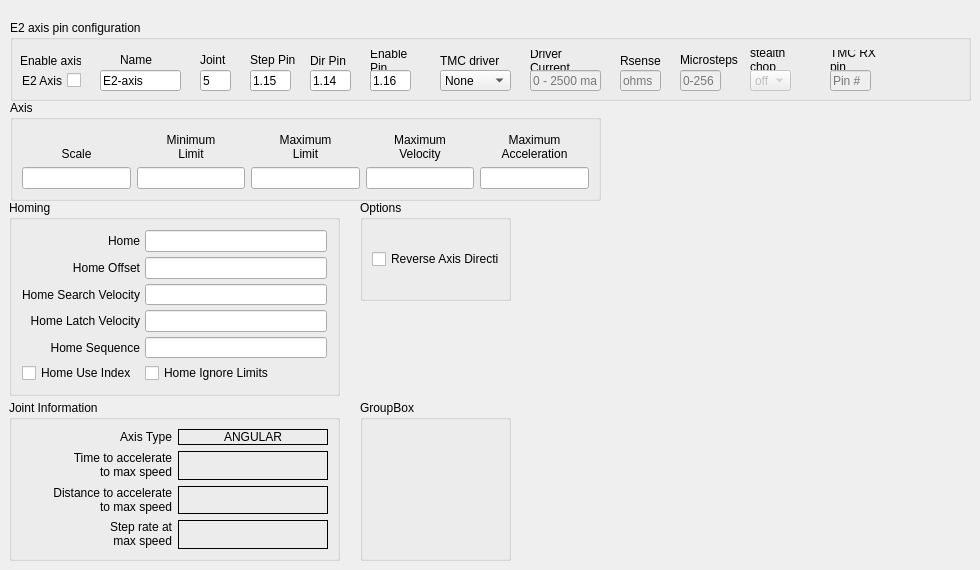
        <widget class="QWidget" name="tab_16">
         <attribute name="title">
          <string>E2 Axis</string>
         </attribute>
         <widget class="QGroupBox" name="groupBox_8">
          <property name="geometry">
           <rect>
            <x>9</x>
            <y>200</y>
            <width>331</width>
            <height>196</height>
           </rect>
          </property>
          <property name="styleSheet">
           <string notr="true"/>
          </property>
          <property name="title">
           <string>Homing</string>
          </property>
          <layout class="QGridLayout" name="gridLayout_15">
           <property name="leftMargin">
            <number>10</number>
           </property>
           <property name="topMargin">
            <number>10</number>
           </property>
           <property name="rightMargin">
            <number>10</number>
           </property>
           <property name="bottomMargin">
            <number>10</number>
           </property>
           <property name="spacing">
            <number>5</number>
           </property>
           <item row="0" column="0">
            <widget class="QLabel" name="label_137">
             <property name="text">
              <string>Home</string>
             </property>
             <property name="alignment">
              <set>Qt::AlignRight|Qt::AlignTrailing|Qt::AlignVCenter</set>
             </property>
            </widget>
           </item>
           <item row="0" column="1">
            <widget class="QLineEdit" name="home_6">
             <property name="toolTip">
              <string>&lt;html&gt;&lt;head/&gt;&lt;body&gt;&lt;p&gt;Home is usually set to 0&lt;/p&gt;&lt;/body&gt;&lt;/html&gt;</string>
             </property>
             <property name="alignment">
              <set>Qt::AlignRight|Qt::AlignTrailing|Qt::AlignVCenter</set>
             </property>
            </widget>
           </item>
           <item row="1" column="0">
            <widget class="QLabel" name="label_138">
             <property name="text">
              <string>Home Offset</string>
             </property>
             <property name="alignment">
              <set>Qt::AlignRight|Qt::AlignTrailing|Qt::AlignVCenter</set>
             </property>
            </widget>
           </item>
           <item row="1" column="1">
            <widget class="QLineEdit" name="homeOffset_6">
             <property name="toolTip">
              <string>&lt;html&gt;&lt;head/&gt;&lt;body&gt;&lt;p&gt;Home Offset can be used to back off of the home switch&lt;/p&gt;&lt;/body&gt;&lt;/html&gt;</string>
             </property>
             <property name="alignment">
              <set>Qt::AlignRight|Qt::AlignTrailing|Qt::AlignVCenter</set>
             </property>
            </widget>
           </item>
           <item row="2" column="0">
            <widget class="QLabel" name="label_139">
             <property name="text">
              <string>Home Search Velocity</string>
             </property>
             <property name="alignment">
              <set>Qt::AlignRight|Qt::AlignTrailing|Qt::AlignVCenter</set>
             </property>
            </widget>
           </item>
           <item row="2" column="1">
            <widget class="QLineEdit" name="homeSearchVel_6">
             <property name="toolTip">
              <string>&lt;html&gt;&lt;head/&gt;&lt;body&gt;&lt;p&gt;Search Velocity is in units per second&lt;/p&gt;&lt;/body&gt;&lt;/html&gt;</string>
             </property>
             <property name="alignment">
              <set>Qt::AlignRight|Qt::AlignTrailing|Qt::AlignVCenter</set>
             </property>
            </widget>
           </item>
           <item row="3" column="0">
            <widget class="QLabel" name="label_140">
             <property name="text">
              <string>Home Latch Velocity</string>
             </property>
             <property name="alignment">
              <set>Qt::AlignRight|Qt::AlignTrailing|Qt::AlignVCenter</set>
             </property>
            </widget>
           </item>
           <item row="3" column="1">
            <widget class="QLineEdit" name="homeLatchVel_6">
             <property name="toolTip">
              <string>&lt;html&gt;&lt;head/&gt;&lt;body&gt;&lt;p&gt;Latch Velocity is in user units per second&lt;br/&gt;usually set slower than Search Velocity&lt;/p&gt;&lt;/body&gt;&lt;/html&gt;</string>
             </property>
             <property name="alignment">
              <set>Qt::AlignRight|Qt::AlignTrailing|Qt::AlignVCenter</set>
             </property>
            </widget>
           </item>
           <item row="5" column="0">
            <widget class="QCheckBox" name="homeUseIndex_6">
             <property name="text">
              <string>Home Use Index</string>
             </property>
            </widget>
           </item>
           <item row="5" column="1">
            <widget class="QCheckBox" name="homeIgnoreLimits_6">
             <property name="text">
              <string>Home Ignore Limits</string>
             </property>
            </widget>
           </item>
           <item row="4" column="0">
            <widget class="QLabel" name="label_141">
             <property name="text">
              <string>Home Sequence</string>
             </property>
             <property name="alignment">
              <set>Qt::AlignRight|Qt::AlignTrailing|Qt::AlignVCenter</set>
             </property>
            </widget>
           </item>
           <item row="4" column="1">
            <widget class="QLineEdit" name="homeSequence_6">
             <property name="toolTip">
              <string>&lt;html&gt;&lt;head/&gt;&lt;body&gt;&lt;p&gt;Home sequences start at 0 and do not skip a number.&lt;/p&gt;&lt;p&gt;Multiple joint axis use a negative number.&lt;/p&gt;&lt;p&gt;Leave blank to home the joint manually.&lt;/p&gt;&lt;/body&gt;&lt;/html&gt;</string>
             </property>
            </widget>
           </item>
          </layout>
         </widget>
         <widget class="QGroupBox" name="gridGroupBox_9">
          <property name="geometry">
           <rect>
            <x>9</x>
            <y>400</y>
            <width>331</width>
            <height>161</height>
           </rect>
          </property>
          <property name="styleSheet">
           <string notr="true"/>
          </property>
          <property name="title">
           <string>Joint Information</string>
          </property>
          <layout class="QGridLayout" name="gridLayout_36">
           <item row="1" column="0">
            <widget class="QLabel" name="label_196">
             <property name="text">
              <string>&lt;html&gt;&lt;head/&gt;&lt;body&gt;&lt;p align=&quot;right&quot;&gt;Time to accelerate&lt;br/&gt;to max speed&lt;/p&gt;&lt;/body&gt;&lt;/html&gt;</string>
             </property>
            </widget>
           </item>
           <item row="0" column="0">
            <widget class="QLabel" name="label_142">
             <property name="text">
              <string>Axis Type</string>
             </property>
             <property name="alignment">
              <set>Qt::AlignRight|Qt::AlignTrailing|Qt::AlignVCenter</set>
             </property>
            </widget>
           </item>
           <item row="0" column="1">
            <widget class="QLabel" name="axisType_6">
             <property name="frameShape">
              <enum>QFrame::Box</enum>
             </property>
             <property name="text">
              <string>ANGULAR</string>
             </property>
             <property name="alignment">
              <set>Qt::AlignCenter</set>
             </property>
            </widget>
           </item>
           <item row="2" column="1">
            <widget class="QLabel" name="distanceJoint_5">
             <property name="frameShape">
              <enum>QFrame::Box</enum>
             </property>
             <property name="text">
              <string>&lt;html&gt;&lt;head/&gt;&lt;body&gt;&lt;p align=&quot;center&quot;&gt;&lt;br/&gt;&lt;/p&gt;&lt;/body&gt;&lt;/html&gt;</string>
             </property>
            </widget>
           </item>
           <item row="2" column="0">
            <widget class="QLabel" name="label_197">
             <property name="text">
              <string>&lt;html&gt;&lt;head/&gt;&lt;body&gt;&lt;p align=&quot;right&quot;&gt;Distance to accelerate&lt;br/&gt;to max speed&lt;/p&gt;&lt;/body&gt;&lt;/html&gt;</string>
             </property>
            </widget>
           </item>
           <item row="3" column="0">
            <widget class="QLabel" name="label_198">
             <property name="text">
              <string>&lt;html&gt;&lt;head/&gt;&lt;body&gt;&lt;p align=&quot;right&quot;&gt;Step rate at&lt;br/&gt;max speed&lt;/p&gt;&lt;/body&gt;&lt;/html&gt;</string>
             </property>
            </widget>
           </item>
           <item row="1" column="1">
            <widget class="QLabel" name="timeJoint_5">
             <property name="frameShape">
              <enum>QFrame::Box</enum>
             </property>
             <property name="text">
              <string>&lt;html&gt;&lt;head/&gt;&lt;body&gt;&lt;p align=&quot;center&quot;&gt;&lt;br/&gt;&lt;/p&gt;&lt;/body&gt;&lt;/html&gt;</string>
             </property>
            </widget>
           </item>
           <item row="3" column="1">
            <widget class="QLabel" name="stepRateJoint_5">
             <property name="frameShape">
              <enum>QFrame::Box</enum>
             </property>
             <property name="text">
              <string>&lt;html&gt;&lt;head/&gt;&lt;body&gt;&lt;p align=&quot;center&quot;&gt;&lt;br/&gt;&lt;/p&gt;&lt;/body&gt;&lt;/html&gt;</string>
             </property>
            </widget>
           </item>
          </layout>
         </widget>
         <widget class="QGroupBox" name="jointAxisGroup_5">
          <property name="geometry">
           <rect>
            <x>10</x>
            <y>100</y>
            <width>591</width>
            <height>101</height>
           </rect>
          </property>
          <property name="sizePolicy">
           <sizepolicy hsizetype="Preferred" vsizetype="Preferred">
            <horstretch>0</horstretch>
            <verstretch>0</verstretch>
           </sizepolicy>
          </property>
          <property name="styleSheet">
           <string notr="true"/>
          </property>
          <property name="title">
           <string>Axis</string>
          </property>
          <layout class="QGridLayout" name="gridLayout_14">
           <item row="0" column="0">
            <widget class="QLabel" name="label_143">
             <property name="text">
              <string>Scale</string>
             </property>
             <property name="alignment">
              <set>Qt::AlignBottom|Qt::AlignHCenter</set>
             </property>
            </widget>
           </item>
           <item row="0" column="1">
            <widget class="QLabel" name="label_144">
             <property name="text">
              <string>Minimum
Limit</string>
             </property>
             <property name="alignment">
              <set>Qt::AlignBottom|Qt::AlignHCenter</set>
             </property>
             <property name="wordWrap">
              <bool>true</bool>
             </property>
            </widget>
           </item>
           <item row="0" column="2">
            <widget class="QLabel" name="label_145">
             <property name="text">
              <string>Maximum
Limit</string>
             </property>
             <property name="textFormat">
              <enum>Qt::AutoText</enum>
             </property>
             <property name="alignment">
              <set>Qt::AlignBottom|Qt::AlignHCenter</set>
             </property>
             <property name="wordWrap">
              <bool>true</bool>
             </property>
            </widget>
           </item>
           <item row="0" column="3">
            <widget class="QLabel" name="label_146">
             <property name="text">
              <string>Maximum
Velocity</string>
             </property>
             <property name="alignment">
              <set>Qt::AlignBottom|Qt::AlignHCenter</set>
             </property>
             <property name="wordWrap">
              <bool>true</bool>
             </property>
            </widget>
           </item>
           <item row="0" column="4">
            <widget class="QLabel" name="label_147">
             <property name="text">
              <string>Maximum
Acceleration</string>
             </property>
             <property name="alignment">
              <set>Qt::AlignBottom|Qt::AlignHCenter</set>
             </property>
             <property name="wordWrap">
              <bool>true</bool>
             </property>
            </widget>
           </item>
           <item row="1" column="0">
            <widget class="QLineEdit" name="scale_6"/>
           </item>
           <item row="1" column="1">
            <widget class="QLineEdit" name="minLimit_6">
             <property name="alignment">
              <set>Qt::AlignRight|Qt::AlignTrailing|Qt::AlignVCenter</set>
             </property>
            </widget>
           </item>
           <item row="1" column="2">
            <widget class="QLineEdit" name="maxLimit_6">
             <property name="alignment">
              <set>Qt::AlignRight|Qt::AlignTrailing|Qt::AlignVCenter</set>
             </property>
            </widget>
           </item>
           <item row="1" column="3">
            <widget class="QLineEdit" name="maxVelocity_6">
             <property name="alignment">
              <set>Qt::AlignRight|Qt::AlignTrailing|Qt::AlignVCenter</set>
             </property>
            </widget>
           </item>
           <item row="1" column="4">
            <widget class="QLineEdit" name="maxAccel_6">
             <property name="alignment">
              <set>Qt::AlignRight|Qt::AlignTrailing|Qt::AlignVCenter</set>
             </property>
            </widget>
           </item>
          </layout>
         </widget>
         <widget class="QGroupBox" name="groupBox_26">
          <property name="geometry">
           <rect>
            <x>360</x>
            <y>400</y>
            <width>151</width>
            <height>161</height>
           </rect>
          </property>
          <property name="title">
           <string>GroupBox</string>
          </property>
         </widget>
         <widget class="QGroupBox" name="groupBox_28">
          <property name="geometry">
           <rect>
            <x>360</x>
            <y>200</y>
            <width>151</width>
            <height>101</height>
           </rect>
          </property>
          <property name="title">
           <string>Options</string>
          </property>
          <layout class="QGridLayout" name="gridLayout_58">
           <item row="0" column="0">
            <widget class="QCheckBox" name="reverse_6">
             <property name="text">
              <string>Reverse Axis Direction</string>
             </property>
            </widget>
           </item>
          </layout>
         </widget>
         <widget class="QGroupBox" name="groupBox_72">
          <property name="geometry">
           <rect>
            <x>10</x>
            <y>20</y>
            <width>961</width>
            <height>81</height>
           </rect>
          </property>
          <property name="title">
           <string>E2 axis pin configuration</string>
          </property>
          <widget class="QLabel" name="label_443">
           <property name="geometry">
            <rect>
             <x>820</x>
             <y>30</y>
             <width>61</width>
             <height>20</height>
            </rect>
           </property>
           <property name="text">
            <string>TMC RX pin</string>
           </property>
           <property name="wordWrap">
            <bool>true</bool>
           </property>
          </widget>
          <widget class="QLabel" name="label_444">
           <property name="geometry">
            <rect>
             <x>240</x>
             <y>30</y>
             <width>51</width>
             <height>20</height>
            </rect>
           </property>
           <property name="text">
            <string>Step Pin</string>
           </property>
           <property name="wordWrap">
            <bool>true</bool>
           </property>
          </widget>
          <widget class="QLabel" name="label_445">
           <property name="geometry">
            <rect>
             <x>670</x>
             <y>30</y>
             <width>61</width>
             <height>20</height>
            </rect>
           </property>
           <property name="text">
            <string>Microsteps</string>
           </property>
           <property name="wordWrap">
            <bool>true</bool>
           </property>
          </widget>
          <widget class="QLabel" name="label_446">
           <property name="geometry">
            <rect>
             <x>110</x>
             <y>30</y>
             <width>41</width>
             <height>20</height>
            </rect>
           </property>
           <property name="text">
            <string>Name</string>
           </property>
          </widget>
          <widget class="QLabel" name="label_447">
           <property name="geometry">
            <rect>
             <x>300</x>
             <y>30</y>
             <width>41</width>
             <height>21</height>
            </rect>
           </property>
           <property name="text">
            <string>Dir Pin</string>
           </property>
           <property name="wordWrap">
            <bool>true</bool>
           </property>
          </widget>
          <widget class="QLabel" name="label_448">
           <property name="geometry">
            <rect>
             <x>430</x>
             <y>30</y>
             <width>61</width>
             <height>21</height>
            </rect>
           </property>
           <property name="text">
            <string>TMC driver</string>
           </property>
           <property name="wordWrap">
            <bool>true</bool>
           </property>
          </widget>
          <widget class="QLabel" name="label_449">
           <property name="geometry">
            <rect>
             <x>520</x>
             <y>30</y>
             <width>71</width>
             <height>21</height>
            </rect>
           </property>
           <property name="text">
            <string>Driver Current</string>
           </property>
           <property name="wordWrap">
            <bool>true</bool>
           </property>
          </widget>
          <widget class="QLabel" name="label_450">
           <property name="geometry">
            <rect>
             <x>610</x>
             <y>30</y>
             <width>41</width>
             <height>21</height>
            </rect>
           </property>
           <property name="text">
            <string>Rsense</string>
           </property>
           <property name="wordWrap">
            <bool>true</bool>
           </property>
          </widget>
          <widget class="QLabel" name="label_451">
           <property name="geometry">
            <rect>
             <x>10</x>
             <y>30</y>
             <width>61</width>
             <height>21</height>
            </rect>
           </property>
           <property name="text">
            <string>Enable axis</string>
           </property>
          </widget>
          <widget class="QLabel" name="label_452">
           <property name="geometry">
            <rect>
             <x>360</x>
             <y>30</y>
             <width>51</width>
             <height>21</height>
            </rect>
           </property>
           <property name="text">
            <string>Enable Pin</string>
           </property>
           <property name="wordWrap">
            <bool>true</bool>
           </property>
          </widget>
          <widget class="QLabel" name="label_453">
           <property name="geometry">
            <rect>
             <x>740</x>
             <y>30</y>
             <width>61</width>
             <height>20</height>
            </rect>
           </property>
           <property name="text">
            <string>stealth chop</string>
           </property>
           <property name="wordWrap">
            <bool>true</bool>
           </property>
          </widget>
          <widget class="QLabel" name="label_454">
           <property name="geometry">
            <rect>
             <x>190</x>
             <y>30</y>
             <width>31</width>
             <height>20</height>
            </rect>
           </property>
           <property name="text">
            <string>Joint</string>
           </property>
          </widget>
          <widget class="QLineEdit" name="e2axisjoint">
           <property name="geometry">
            <rect>
             <x>190</x>
             <y>50</y>
             <width>31</width>
             <height>21</height>
            </rect>
           </property>
           <property name="text">
            <string>5</string>
           </property>
           <property name="placeholderText">
            <string>0-4</string>
           </property>
          </widget>
          <widget class="QLineEdit" name="e2axisdir">
           <property name="geometry">
            <rect>
             <x>300</x>
             <y>50</y>
             <width>41</width>
             <height>21</height>
            </rect>
           </property>
           <property name="text">
            <string>1.14</string>
           </property>
           <property name="placeholderText">
            <string>Pin#</string>
           </property>
          </widget>
          <widget class="QLineEdit" name="e2axisrxpin">
           <property name="enabled">
            <bool>false</bool>
           </property>
           <property name="geometry">
            <rect>
             <x>820</x>
             <y>50</y>
             <width>41</width>
             <height>21</height>
            </rect>
           </property>
           <property name="text">
            <string/>
           </property>
           <property name="placeholderText">
            <string>Pin #</string>
           </property>
          </widget>
          <widget class="QLineEdit" name="e2axistxt">
           <property name="geometry">
            <rect>
             <x>90</x>
             <y>50</y>
             <width>81</width>
             <height>21</height>
            </rect>
           </property>
           <property name="text">
            <string>E2-axis</string>
           </property>
           <property name="placeholderText">
            <string>comment</string>
           </property>
          </widget>
          <widget class="QLineEdit" name="e2axisstep">
           <property name="geometry">
            <rect>
             <x>240</x>
             <y>50</y>
             <width>41</width>
             <height>21</height>
            </rect>
           </property>
           <property name="text">
            <string>1.15</string>
           </property>
           <property name="placeholderText">
            <string>Pin#</string>
           </property>
          </widget>
          <widget class="QLineEdit" name="e2axismicrostep">
           <property name="enabled">
            <bool>false</bool>
           </property>
           <property name="geometry">
            <rect>
             <x>670</x>
             <y>50</y>
             <width>41</width>
             <height>21</height>
            </rect>
           </property>
           <property name="text">
            <string/>
           </property>
           <property name="placeholderText">
            <string>0-256</string>
           </property>
          </widget>
          <widget class="QComboBox" name="e2axistmc">
           <property name="geometry">
            <rect>
             <x>430</x>
             <y>50</y>
             <width>71</width>
             <height>21</height>
            </rect>
           </property>
           <item>
            <property name="text">
             <string>None</string>
            </property>
           </item>
           <item>
            <property name="text">
             <string>TMC2208</string>
            </property>
           </item>
           <item>
            <property name="text">
             <string>TMC2209</string>
            </property>
           </item>
          </widget>
          <widget class="QLineEdit" name="e2axisenable">
           <property name="geometry">
            <rect>
             <x>360</x>
             <y>50</y>
             <width>41</width>
             <height>21</height>
            </rect>
           </property>
           <property name="text">
            <string>1.16</string>
           </property>
           <property name="placeholderText">
            <string>Pin#</string>
           </property>
          </widget>
          <widget class="QLineEdit" name="e2axiscursense">
           <property name="enabled">
            <bool>false</bool>
           </property>
           <property name="geometry">
            <rect>
             <x>610</x>
             <y>50</y>
             <width>41</width>
             <height>21</height>
            </rect>
           </property>
           <property name="text">
            <string/>
           </property>
           <property name="placeholderText">
            <string>ohms</string>
           </property>
          </widget>
          <widget class="QCheckBox" name="e2axis">
           <property name="geometry">
            <rect>
             <x>0</x>
             <y>50</y>
             <width>71</width>
             <height>21</height>
            </rect>
           </property>
           <property name="layoutDirection">
            <enum>Qt::RightToLeft</enum>
           </property>
           <property name="text">
            <string>E2 Axis</string>
           </property>
          </widget>
          <widget class="QLineEdit" name="e2axiscur">
           <property name="enabled">
            <bool>false</bool>
           </property>
           <property name="geometry">
            <rect>
             <x>520</x>
             <y>50</y>
             <width>71</width>
             <height>21</height>
            </rect>
           </property>
           <property name="text">
            <string/>
           </property>
           <property name="placeholderText">
            <string>0 - 2500 ma</string>
           </property>
          </widget>
          <widget class="QComboBox" name="e2axisstealthcop">
           <property name="enabled">
            <bool>false</bool>
           </property>
           <property name="geometry">
            <rect>
             <x>740</x>
             <y>50</y>
             <width>41</width>
             <height>21</height>
            </rect>
           </property>
           <item>
            <property name="text">
             <string>off</string>
            </property>
           </item>
           <item>
            <property name="text">
             <string>on</string>
            </property>
           </item>
          </widget>
         </widget>
        </widget>
